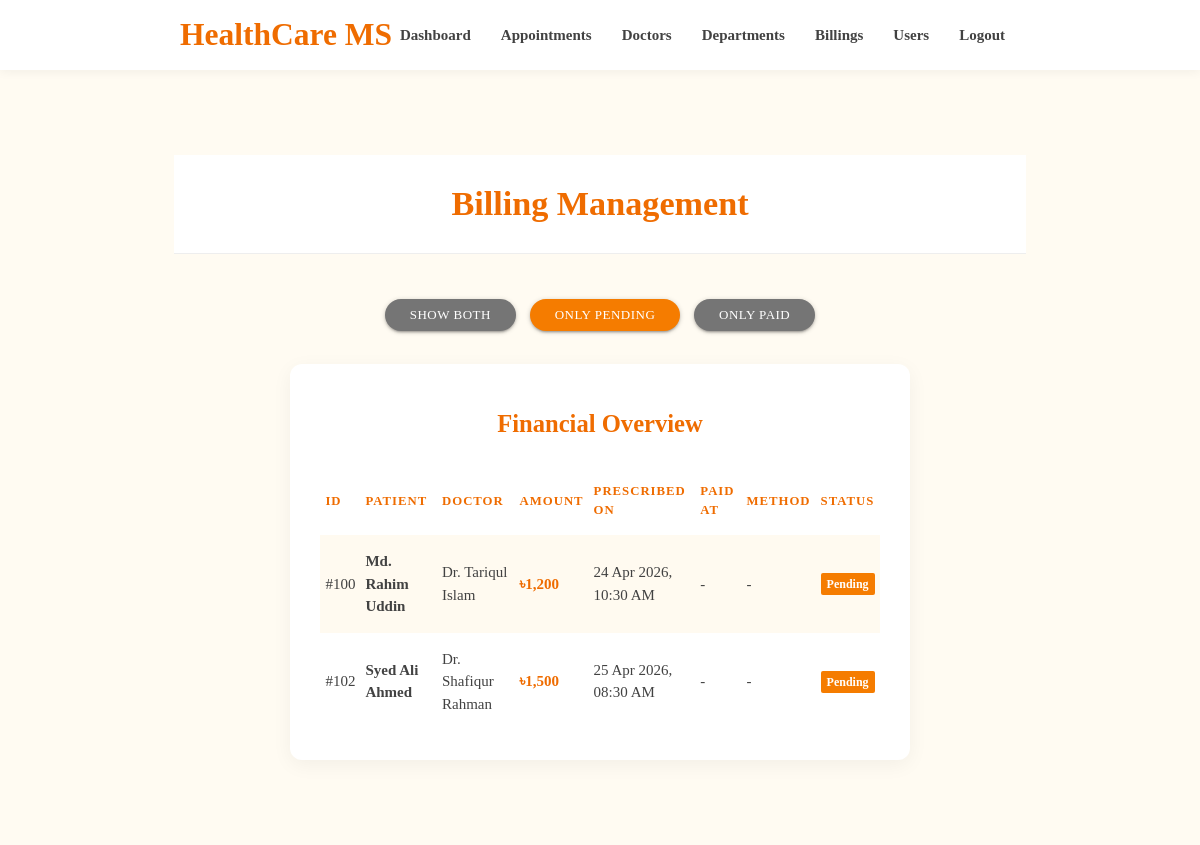
Page /admin/billing-list.php?status=pending (signed in) on the earlier database version.
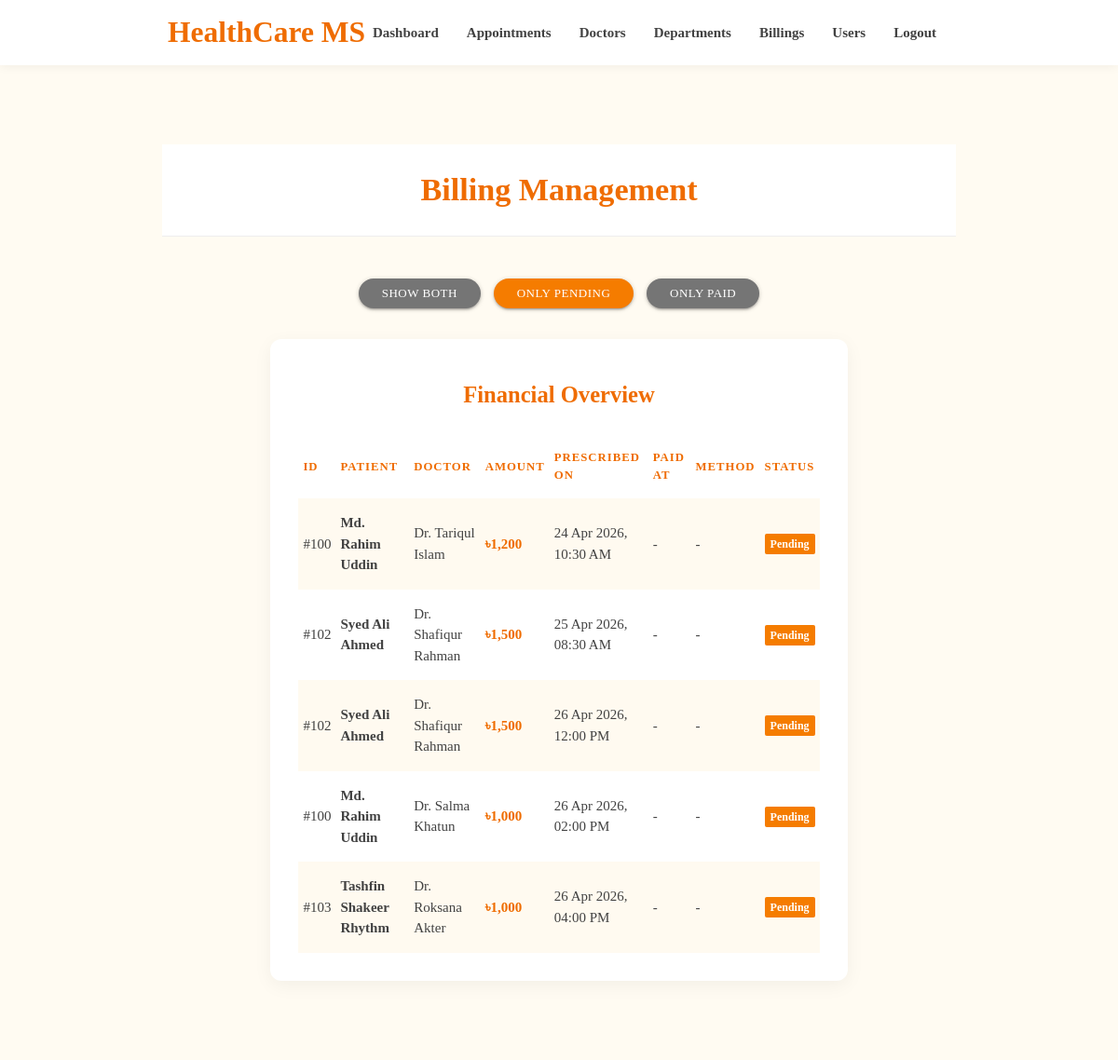
Same page on the later database version.
### tables this page shows
CREATE TABLE `billings` (
    `id` int(11) NOT NULL AUTO_INCREMENT,
    `prescription_id` int(11) NOT NULL,
    `patient_id` int(11) NOT NULL,
    `amount` int(11) NOT NULL,
    `payment_method` varchar(50) DEFAULT NULL,
    `status` varchar(50) NOT NULL DEFAULT 'pending',
    `paid_at` datetime DEFAULT NULL,
    PRIMARY KEY (`id`),
    CONSTRAINT `fk_bill_prescription` FOREIGN KEY (`prescription_id`) REFERENCES `prescriptions` (`id`) ON DELETE CASCADE ON UPDATE CASCADE,
    CONSTRAINT `fk_bill_patient` FOREIGN KEY (`patient_id`) REFERENCES `users` (`id`) ON DELETE CASCADE ON UPDATE CASCADE
);

CREATE TABLE `users` (
    `id` int(11) NOT NULL,
    `name` varchar(100) NOT NULL,
    `email` varchar(100) NOT NULL,
    `password` varchar(100) NOT NULL,
    `role` enum('patient','doctor') NOT NULL DEFAULT 'patient',
    `timestamp` varchar(100) DEFAULT NULL,
    PRIMARY KEY (`id`),
    UNIQUE KEY `uq_email` (`email`)
);

CREATE TABLE `prescriptions` (
    `id` int(11) NOT NULL AUTO_INCREMENT,
    `doctor_id` int(11) NOT NULL,
    `patient_id` int(11) NOT NULL,
    `medications` varchar(500) NOT NULL,
    `instructions` varchar(1000) DEFAULT NULL,
    `created_at` datetime NOT NULL,
    PRIMARY KEY (`id`),
    CONSTRAINT `fk_presc_doctor` FOREIGN KEY (`doctor_id`) REFERENCES `doctors` (`id`) ON DELETE CASCADE ON UPDATE CASCADE,
    CONSTRAINT `fk_presc_patient` FOREIGN KEY (`patient_id`) REFERENCES `users` (`id`) ON DELETE CASCADE ON UPDATE CASCADE
);

### admin/billing-list.php (the view, shortened to what the changed rows need)
<?php require('layout/header.php'); ?>
<?php require('layout/topnav.php'); ?>
<?php require('layout/left-sidebar-short.php'); ?>
<?php require_once('../backends/connection-pdo.php'); ?>
<?php
$status_filter = isset($_GET['status']) ? $_GET['status'] : 'all';
$where_clause = "";
if ($status_filter == 'pending') {
    $where_clause = "AND b.status = 'pending'";
} elseif ($status_filter == 'completed') {
    $where_clause = "AND b.status = 'completed'";
}
$sql = "SELECT b.*, p.created_at as prescription_time, u_doc.name as doctor_name, u_pat.name as patient_name, u_pat.id as patient_id
        FROM billings b
        JOIN prescriptions p ON b.prescription_id = p.id
        JOIN users u_doc ON p.doctor_id = u_doc.id
        JOIN users u_pat ON b.patient_id = u_pat.id
        WHERE 1=1 $where_clause
        ORDER BY (b.status = 'pending') DESC,
                 CASE WHEN b.status = 'pending' THEN p.created_at END ASC,
                 CASE WHEN b.status = 'completed' THEN b.paid_at END DESC";
$query = $pdoconn->prepare($sql);
$query->execute();
$billings = $query->fetchAll(PDO::FETCH_ASSOC);
?>
<div class="container" style="margin-top: 40px; margin-bottom: 50px;">
    <div class="row">
        <div class="col s12">
            <div class="card">
                <div class="card-content">
                    <table class="highlight responsive-table striped">
                        <thead>
                            <tr>
                                <th>ID</th>
                                <th>Patient</th>
                                <th>Doctor</th>
                                <th>Amount</th>
                                <th>Prescribed On</th>
                                <th>Paid At</th>
                                <th>Method</th>
                                <th>Status</th>
                            </tr>
                        </thead>
                        <tbody>
                            <?php if (count($billings) > 0): ?>
                                <?php foreach ($billings as $bill): ?>
                                    <tr>
                                        <td>#<?php echo htmlspecialchars($bill['patient_id']); ?></td>
                                        <td>
                                            <div style="font-weight: 600;"><?php echo htmlspecialchars($bill['patient_name']); ?></div>
                                        </td>
                                        <td><?php echo htmlspecialchars($bill['doctor_name']); ?></td>
                                        <td style="font-weight: 700; color: #ef6c00;">৳<?php echo number_format($bill['amount']); ?></td>
                                        <td><?php echo date('d M Y, h:i A', strtotime($bill['prescription_time'])); ?></td>
                                        <td><?php echo $bill['paid_at'] ? date('d M Y, h:i A', strtotime($bill['paid_at'])) : '-'; ?></td>
                                        <td><?php echo $bill['payment_method'] ? htmlspecialchars($bill['payment_method']) : '-'; ?></td>
                                        <td>
                                            <?php if ($bill['status'] == 'completed'): ?>
                                                <span class="new badge green darken-2" data-badge-caption="" style="font-weight: 600;">Paid</span>
                                            <?php else: ?>
                                                <span class="new badge orange darken-2" data-badge-caption="" style="font-weight: 600;">Pending</span>
                                            <?php endif; ?>
                                        </td>
                                    </tr>
                                <?php endforeach; ?>
                            <?php else: ?>
                                <tr>
                                    <td colspan="8" class="center">No records found for the selected filter.</td>
                                </tr>
                            <?php endif; ?>
                        </tbody>
                    </table>
                </div>
            </div>
        </div>
    </div>
</div>
<?php require('layout/footer.php'); ?>

Differences in the rows shown:
added billings: patient "102", patient.name "Syed Ali Ahmed", users.name "Dr. Shafiqur Rahman", amount "1,500", prescription.created_at "26 Apr 2026, 12:00 PM", status "Pending"
added billings: patient "100", patient.name "Md. Rahim Uddin", users.name "Dr. Salma Khatun", amount "1,000", prescription.created_at "26 Apr 2026, 02:00 PM", status "Pending"
added billings: patient "103", patient.name "Tashfin Shakeer Rhythm", users.name "Dr. Roksana Akter", amount "1,000", prescription.created_at "26 Apr 2026, 04:00 PM", status "Pending"
